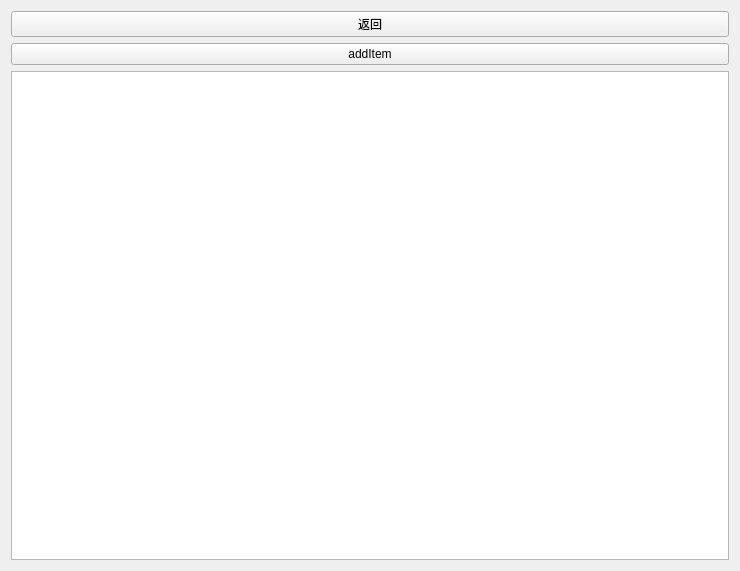
<?xml version="1.0" encoding="UTF-8"?>
<ui version="4.0">
 <class>SignalMonitorForm</class>
 <widget class="QWidget" name="SignalMonitorForm">
  <property name="geometry">
   <rect>
    <x>0</x>
    <y>0</y>
    <width>740</width>
    <height>571</height>
   </rect>
  </property>
  <property name="windowTitle">
   <string>查看</string>
  </property>
  <layout class="QVBoxLayout" name="verticalLayout_2">
   <item>
    <layout class="QVBoxLayout" name="verticalLayout">
     <item>
      <widget class="QPushButton" name="smf_pushButton_back">
       <property name="text">
        <string>返回</string>
       </property>
      </widget>
     </item>
     <item>
      <widget class="QPushButton" name="smf_pushButton_add">
       <property name="text">
        <string>addItem</string>
       </property>
      </widget>
     </item>
     <item>
      <widget class="QListWidget" name="smf_listWidget_test"/>
     </item>
    </layout>
   </item>
  </layout>
 </widget>
 <resources/>
 <connections/>
</ui>
